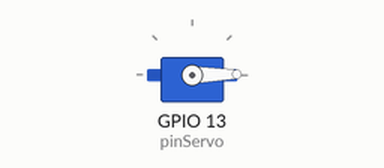
Bench run of a sketch on a simulated ESP32. Parts: servo.

Above: at 0.05 s.
At 2.3 s:
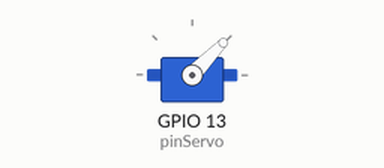
At 4.55 s:
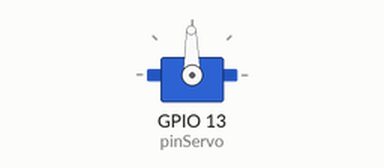
At 9.05 s:
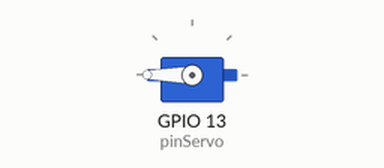
Timing chart, 0 to 11.8 s (numbered marks = the images above):
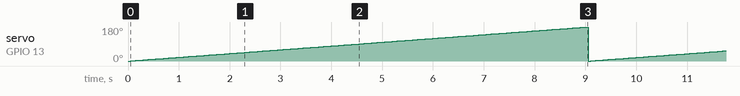

The sketch:

mover_servo.ino
```cpp
#include <ESP32Servo.h>

Servo miServo;  // Crear objeto Servo
const int pinServo = 13;  // Cambia este pin según tu conexión

void setup() {
    miServo.attach(pinServo);  // Asignar el pin al servo
}

void loop() {
    // Mover de 0° a 180°
    for (int angulo = 0; angulo <= 180; angulo += 1) {
        miServo.write(angulo);
        delay(50);
    }

}
```

Measured:
- by itself, servo on GPIO 13 (pinServo): ramps from 0° to 180° and jumps back, once every 9.1 s
